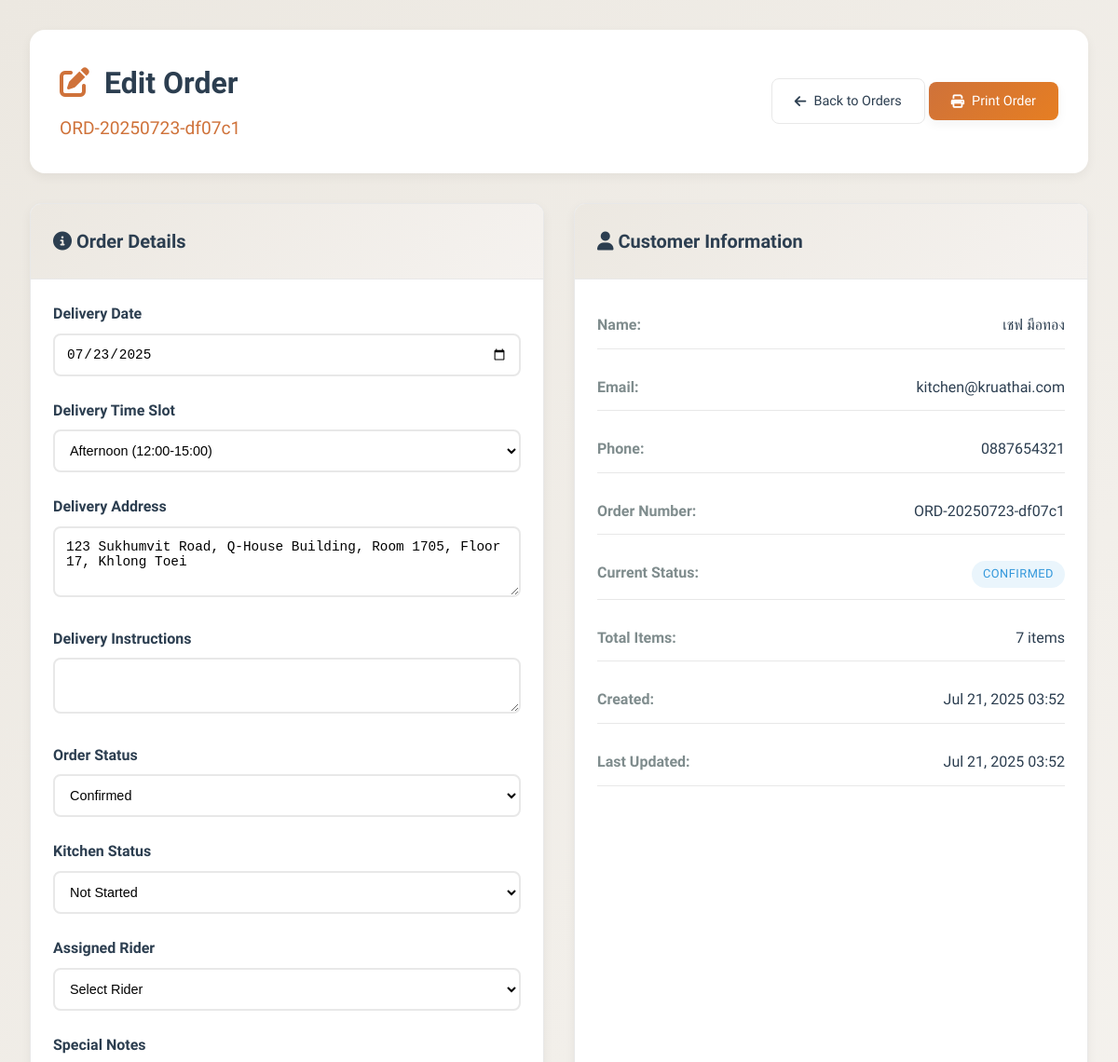
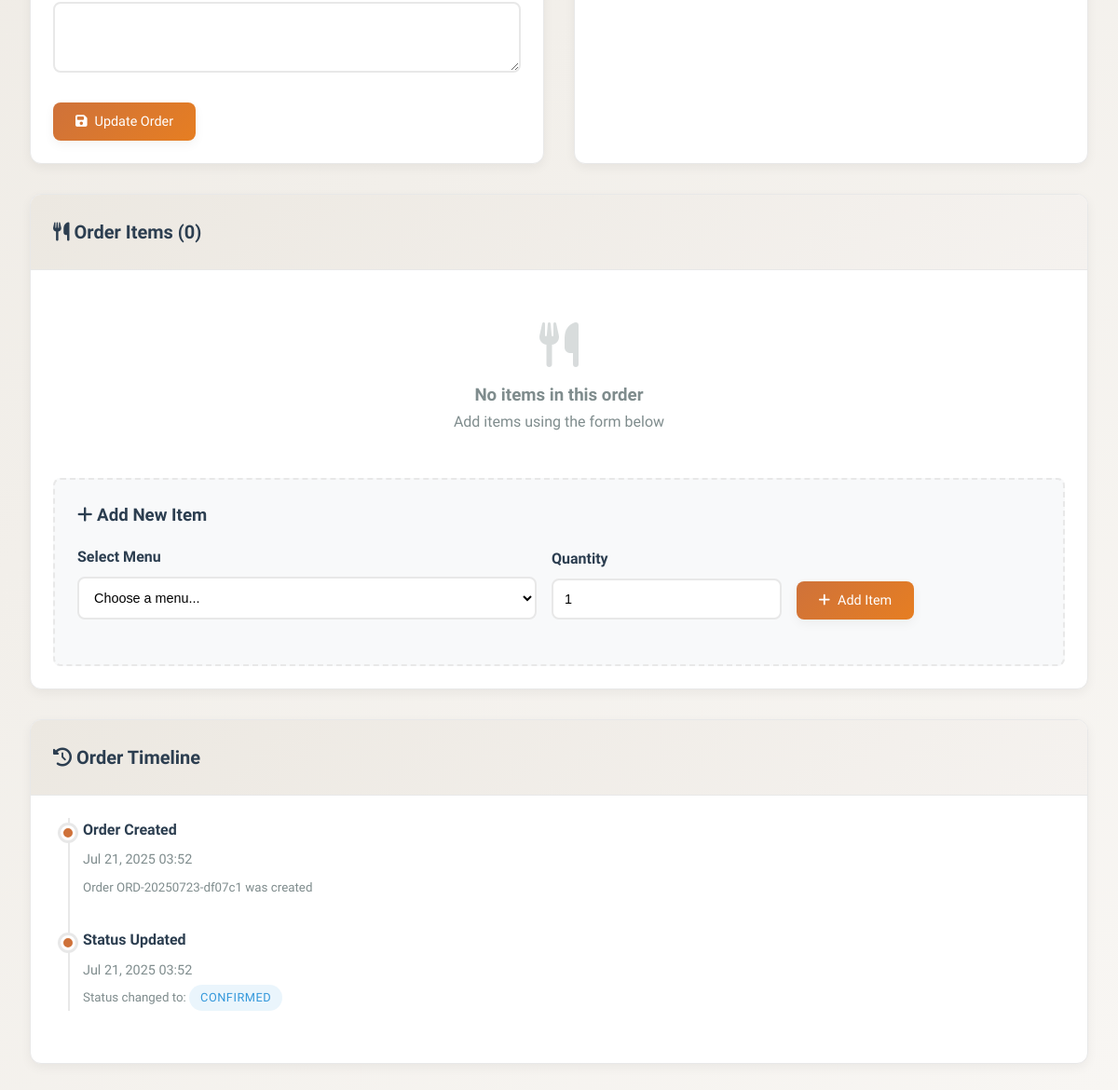
Page /KruaThai/admin/edit-order.php?id=df07c14b-41b3-4ace-bf1b-2770f8460697 (signed in) on the earlier database version (2 pictures, top to bottom).
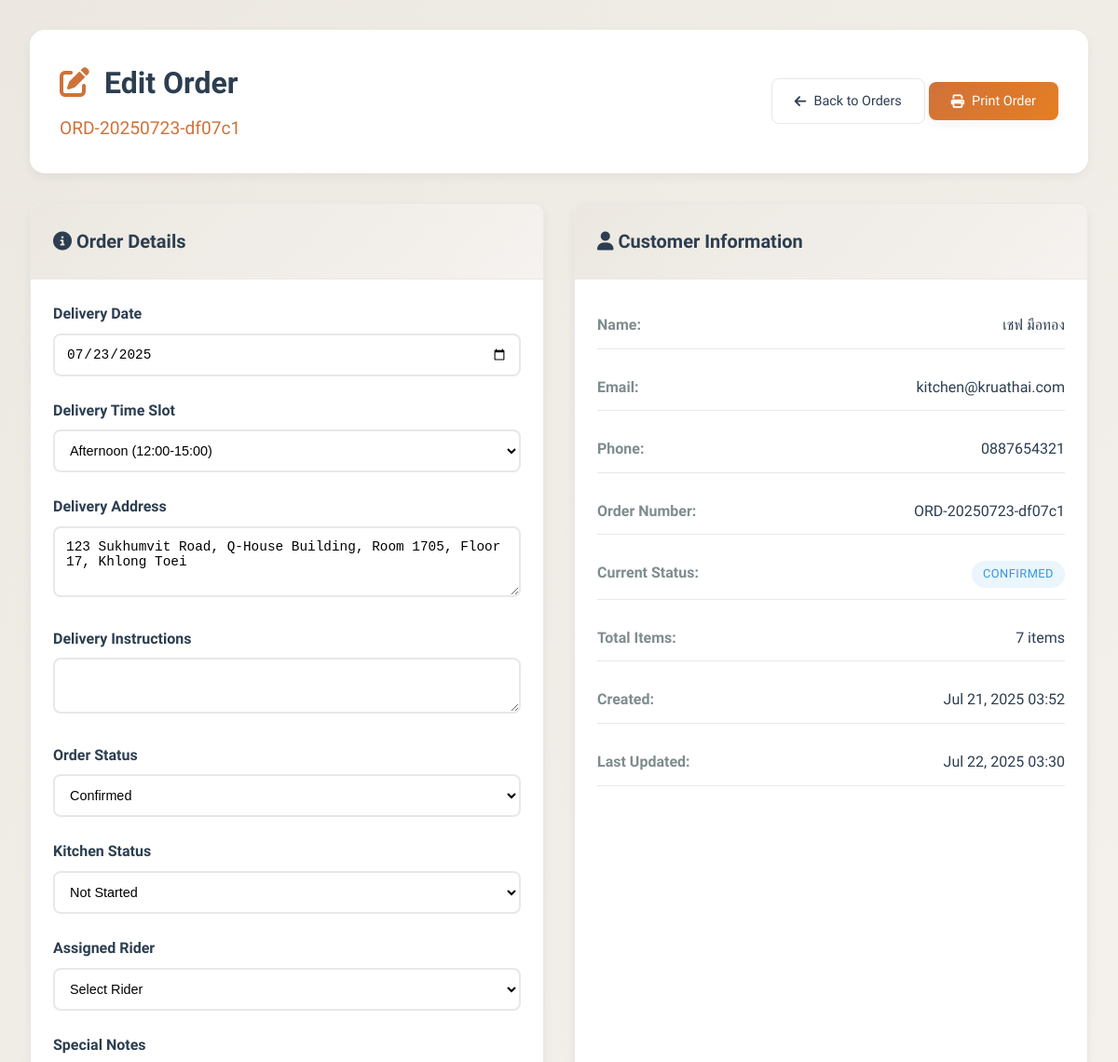
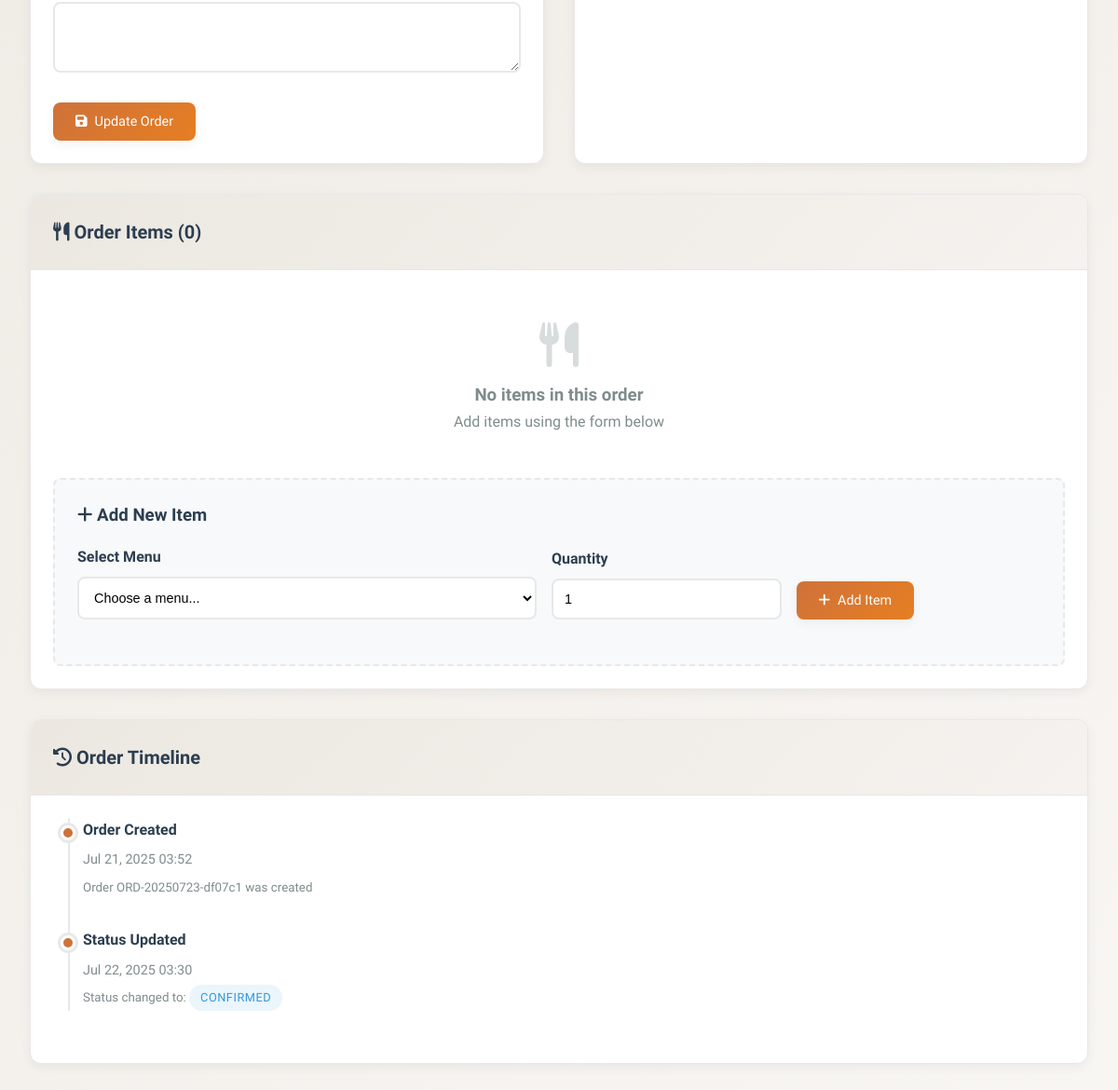
Same page on the later database version (2 pictures, top to bottom).
### tables this page shows
CREATE TABLE `orders` (
  `id` char(36) NOT NULL,
  `order_number` varchar(20) NOT NULL,
  `subscription_id` char(36) NOT NULL,
  `user_id` char(36) NOT NULL,
  `delivery_date` date NOT NULL,
  `delivery_time_slot` enum('09:00-12:00','12:00-15:00','15:00-18:00','18:00-21:00') DEFAULT NULL,
  `delivery_address` text NOT NULL,
  `delivery_instructions` text,
  `status` enum('pending','confirmed','preparing','ready','out_for_delivery','delivered','cancelled') DEFAULT 'pending',
  `kitchen_status` enum('not_started','in_progress','completed') DEFAULT 'not_started',
  `assigned_rider_id` char(36) DEFAULT NULL,
  `pickup_time` timestamp NULL DEFAULT NULL,
  `delivery_confirmation_method` enum('photo','signature','customer_present','left_at_door') DEFAULT 'customer_present',
  `delivery_photo_url` varchar(500) DEFAULT NULL,
  `delivery_signature_url` varchar(500) DEFAULT NULL,
  `delivered_at` timestamp NULL DEFAULT NULL,
  `total_items` int(11) DEFAULT '0',
  `estimated_prep_time` int(11) DEFAULT '30',
  `special_notes` text,
  `created_at` timestamp NOT NULL DEFAULT CURRENT_TIMESTAMP,
  `updated_at` timestamp NOT NULL DEFAULT CURRENT_TIMESTAMP ON UPDATE CURRENT_TIMESTAMP
);

CREATE TABLE `users` (
  `id` char(36) NOT NULL,
  `email` varchar(255) NOT NULL,
  `password_hash` varchar(255) NOT NULL,
  `first_name` varchar(100) NOT NULL,
  `last_name` varchar(100) NOT NULL,
  `phone` varchar(20) DEFAULT NULL,
  `date_of_birth` date DEFAULT NULL,
  `gender` enum('male','female','other') DEFAULT NULL,
  `role` enum('customer','admin','kitchen','rider','support') DEFAULT 'customer',
  `status` enum('active','inactive','suspended','pending_verification') DEFAULT 'pending_verification',
  `email_verified` tinyint(1) DEFAULT '0',
  `email_verification_token` varchar(100) DEFAULT NULL,
  `delivery_address` text,
  `address_line_2` varchar(255) DEFAULT NULL,
  `city` varchar(100) DEFAULT NULL,
  `state` varchar(100) DEFAULT NULL,
  `zip_code` varchar(10) DEFAULT NULL,
  `country` varchar(100) DEFAULT 'Thailand',
  `delivery_instructions` text,
  `dietary_preferences` longtext,
  `allergies` longtext,
  `spice_level` enum('mild','medium','hot','extra_hot') DEFAULT 'medium',
  `last_login` timestamp NULL DEFAULT NULL,
  `failed_login_attempts` int(11) DEFAULT '0',
  `locked_until` timestamp NULL DEFAULT NULL,
  `password_reset_token` varchar(100) DEFAULT NULL,
  `password_reset_expires` timestamp NULL DEFAULT NULL,
  `created_at` timestamp NOT NULL DEFAULT CURRENT_TIMESTAMP,
  `updated_at` timestamp NOT NULL DEFAULT CURRENT_TIMESTAMP ON UPDATE CURRENT_TIMESTAMP
);

### KruaThai/admin/edit-order.php (the view, shortened to what the changed rows need)
<?php
require_once '../config/database.php';
try {
    $database = new Database();
    $pdo = $database->getConnection();
} catch (Exception $e) {
    die("❌ Database connection failed: " . $e->getMessage());
}
$order_id = $_GET['id'] ?? '';
try {
    $stmt = $pdo->prepare("
        SELECT o.*,
               CONCAT(u.first_name, ' ', u.last_name) as customer_name,
               u.email as customer_email,
               u.phone as customer_phone,
               CONCAT(r.first_name, ' ', r.last_name) as rider_name
        FROM orders o
        JOIN users u ON o.user_id = u.id
        LEFT JOIN users r ON o.assigned_rider_id = r.id
        WHERE o.id = ?
    ");
    $stmt->execute([$order_id]);
    $order = $stmt->fetch(PDO::FETCH_ASSOC);
    $stmt = $pdo->prepare("
        SELECT oi.*, m.name as menu_name_current, m.base_price as current_price
        FROM order_items oi
        LEFT JOIN menus m ON oi.menu_id = m.id
        WHERE oi.order_id = ?
        ORDER BY oi.created_at ASC
    ");
    $stmt->execute([$order_id]);
    $order_items = $stmt->fetchAll(PDO::FETCH_ASSOC);
} catch (Exception $e) {
    die("Error loading order: " . $e->getMessage());
}
?>
<!DOCTYPE html>
<html lang="th">
<head>
    <link href="https://cdnjs.cloudflare.com/ajax/libs/font-awesome/6.4.0/css/all.min.css" rel="stylesheet">
</head>
<body>
    <div class="container">
        <div class="header">
            <div>
                <h1 class="page-title">
                    <i class="fas fa-edit" style="color: var(--curry); margin-right: 0.5rem;"></i>
                    Edit Order
                </h1>
                <div class="order-number"><?= htmlspecialchars($order['order_number']) ?></div>
            </div>
        </div>
        <div class="grid grid-2">
            <div class="card">
                <div class="card-header">
                    <h2 class="card-title">
                        <i class="fas fa-info-circle"></i>
                        Order Details
                    </h2>
                </div>
                <div class="card-body">
                    <form method="POST">
                        <div class="form-group">
                            <label class="form-label">Delivery Date</label>
                            <input type="date" name="delivery_date" class="form-control"
                                   value="<?= htmlspecialchars($order['delivery_date']) ?>" required>
                        </div>
                        <div class="form-group">
                            <label class="form-label">Delivery Time Slot</label>
                            <select name="delivery_time_slot" class="form-control" required>
                                <option value="12:00-15:00" <?= $order['delivery_time_slot'] === '12:00-15:00' ? 'selected' : '' ?>>Afternoon (12:00-15:00)</option>
                            </select>
                        </div>
                        <div class="form-group">
                            <label class="form-label">Delivery Address</label>
                            <textarea name="delivery_address" class="form-control" rows="3" required><?= htmlspecialchars($order['delivery_address']) ?></textarea>
                        </div>
                        <div class="form-group">
                            <label class="form-label">Order Status</label>
                            <select name="status" class="form-control" required>
                                <option value="confirmed" <?= $order['status'] === 'confirmed' ? 'selected' : '' ?>>Confirmed</option>
                            </select>
                        </div>
                        <div class="form-group">
                            <label class="form-label">Kitchen Status</label>
                            <select name="kitchen_status" class="form-control" required>
                                <option value="not_started" <?= $order['kitchen_status'] === 'not_started' ? 'selected' : '' ?>>Not Started</option>
                            </select>
                        </div>
                    </form>
                </div>
            </div>
            <div class="card">
                <div class="card-header">
                    <h2 class="card-title">
                        <i class="fas fa-user"></i>
                        Customer Information
                    </h2>
                </div>
                <div class="card-body">
                    <div class="customer-info">
                        <div class="info-item">
                            <span class="info-label">Email:</span>
                            <span class="info-value"><?= htmlspecialchars($order['customer_email']) ?></span>
                        </div>
                        <div class="info-item">
                            <span class="info-label">Phone:</span>
                            <span class="info-value"><?= htmlspecialchars($order['customer_phone']) ?></span>
                        </div>
                        <div class="info-item">
                            <span class="info-label">Order Number:</span>
                            <span class="info-value"><?= htmlspecialchars($order['order_number']) ?></span>
                        </div>
                        <div class="info-item">
                            <span class="info-value">
                                <span class="status-badge status-<?= $order['status'] ?>">
                                    <?= ucfirst(str_replace('_', ' ', $order['status'])) ?>
                                </span>
                            </span>
                        </div>
                        <div class="info-item">
                            <span class="info-label">Total Items:</span>
                            <span class="info-value"><?= $order['total_items'] ?> items</span>
                        </div>
                        <div class="info-item">
                            <span class="info-label">Created:</span>
                            <span class="info-value"><?= date('M d, Y H:i', strtotime($order['created_at'])) ?></span>
                        </div>
                        <div class="info-item">
                            <span class="info-label">Last Updated:</span>
                            <span class="info-value"><?= date('M d, Y H:i', strtotime($order['updated_at'])) ?></span>
                        </div>
                    </div>
                </div>
            </div>
        </div>
        <div class="card" style="margin-top: 2rem;">
            <div class="card-header">
                <h2 class="card-title">
                    <i class="fas fa-utensils"></i>
                    Order Items (<?= count($order_items) ?>)
                </h2>
            </div>
        </div>
        <div class="card" style="margin-top: 2rem;">
            <div class="card-header">
                <h2 class="card-title">
                    <i class="fas fa-history"></i>
                    Order Timeline
                </h2>
            </div>
            <div class="card-body">
                <div class="timeline">
                    <div class="timeline-item">
                        <div class="timeline-content">
                            <h4>Order Created</h4>
                            <p><?= date('M d, Y H:i', strtotime($order['created_at'])) ?></p>
                            <small>Order <?= htmlspecialchars($order['order_number']) ?> was created</small>
                        </div>
                    </div>
                    <?php if ($order['status'] !== 'pending'): ?>
                    <div class="timeline-item">
                        <div class="timeline-marker"></div>
                        <div class="timeline-content">
                            <h4>Status Updated</h4>
                            <p><?= date('M d, Y H:i', strtotime($order['updated_at'])) ?></p>
                            <small>Status changed to: <span class="status-badge status-<?= $order['status'] ?>"><?= ucfirst(str_replace('_', ' ', $order['status'])) ?></span></small>
                        </div>
                    </div>
                    <?php endif; ?>
                </div>
            </div>
        </div>
    </div>
</body>
</html>

Differences in the rows shown:
changed orders "ORD-20250723-df07c1": updated_at "Jul 21, 2025 03:52" → "Jul 22, 2025 03:30"
